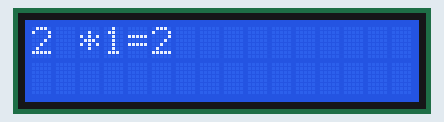
This sketch was run on a simulated Arduino Uno, built with avr-gcc and run on an emulated ATmega328P. On the bench: 16×2 character LCD.

Above: at 0.1 s.
At 0.6 s:
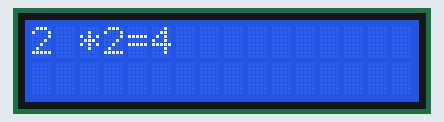
At 1.1 s:
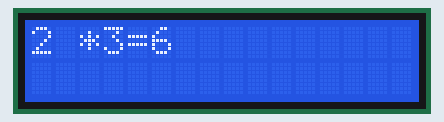
At 2.1 s:
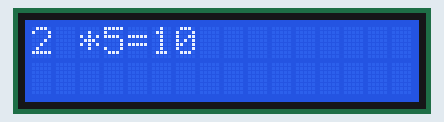
At 3.1 s:
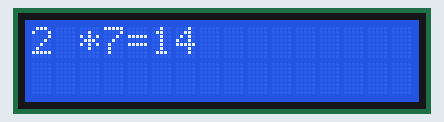
At 4.6 s:
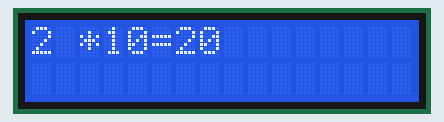

Measured:
- by itself, everything shown: repeats every 5.0 s, in 11 steps
- what the display in image 1 shows lasts 0.5 s, from 0.6 s to 1.1 s

The sketch:

sketch_jun22_mul_table.ino
```cpp
#include <LiquidCrystal.h>
LiquidCrystal lcd(12,11,4,5,6,7); //(rs,e,d4,d5,d6,d7)
void setup() {
  lcd.begin(16,2);

}

void loop() {

for(int i=1;i<=10;i++)
{
lcd.setCursor(0,0);
lcd.print("2 *");
lcd.print(i);
lcd.print("=");
lcd.print(i*2);
delay(500);
lcd.clear();
}
}
```
